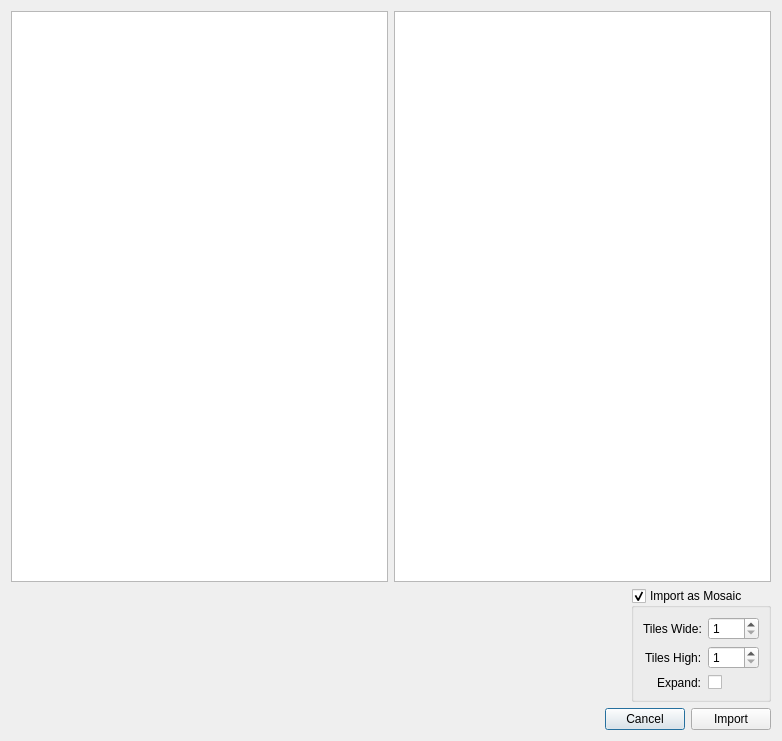
<?xml version="1.0" encoding="UTF-8"?>
<ui version="4.0">
 <class>Dialog</class>
 <widget class="QDialog" name="Dialog">
  <property name="geometry">
   <rect>
    <x>0</x>
    <y>0</y>
    <width>782</width>
    <height>741</height>
   </rect>
  </property>
  <property name="windowTitle">
   <string>Import Image as Map</string>
  </property>
  <layout class="QVBoxLayout" name="verticalLayout">
   <item>
    <layout class="QHBoxLayout" name="horizontalLayout_3">
     <item>
      <widget class="QGraphicsView" name="imageGraphicsView"/>
     </item>
     <item>
      <widget class="QGraphicsView" name="previewGraphicsView"/>
     </item>
    </layout>
   </item>
   <item>
    <layout class="QHBoxLayout" name="horizontalLayout_2">
     <item>
      <spacer name="horizontalSpacer_2">
       <property name="orientation">
        <enum>Qt::Horizontal</enum>
       </property>
       <property name="sizeHint" stdset="0">
        <size>
         <width>40</width>
         <height>20</height>
        </size>
       </property>
      </spacer>
     </item>
     <item>
      <widget class="QGroupBox" name="importAsMosaicGroup">
       <property name="title">
        <string>Import as Mosaic</string>
       </property>
       <property name="checkable">
        <bool>true</bool>
       </property>
       <layout class="QFormLayout" name="formLayout">
        <property name="labelAlignment">
         <set>Qt::AlignRight|Qt::AlignTrailing|Qt::AlignVCenter</set>
        </property>
        <item row="0" column="0">
         <widget class="QLabel" name="label">
          <property name="text">
           <string>Tiles Wide:</string>
          </property>
         </widget>
        </item>
        <item row="0" column="1">
         <widget class="QSpinBox" name="tilesWideSpinbox">
          <property name="minimum">
           <number>1</number>
          </property>
         </widget>
        </item>
        <item row="1" column="0">
         <widget class="QLabel" name="label_2">
          <property name="text">
           <string>Tiles High:</string>
          </property>
         </widget>
        </item>
        <item row="1" column="1">
         <widget class="QSpinBox" name="tilesHighSpinbox">
          <property name="minimum">
           <number>1</number>
          </property>
         </widget>
        </item>
        <item row="2" column="0">
         <widget class="QLabel" name="label_3">
          <property name="text">
           <string>Expand:</string>
          </property>
         </widget>
        </item>
        <item row="2" column="1">
         <widget class="QCheckBox" name="expandImageCheckbox">
          <property name="text">
           <string/>
          </property>
         </widget>
        </item>
       </layout>
      </widget>
     </item>
    </layout>
   </item>
   <item>
    <layout class="QHBoxLayout" name="horizontalLayout">
     <item>
      <spacer name="horizontalSpacer">
       <property name="orientation">
        <enum>Qt::Horizontal</enum>
       </property>
       <property name="sizeHint" stdset="0">
        <size>
         <width>40</width>
         <height>20</height>
        </size>
       </property>
      </spacer>
     </item>
     <item>
      <widget class="QPushButton" name="pushButton_2">
       <property name="text">
        <string>Cancel</string>
       </property>
      </widget>
     </item>
     <item>
      <widget class="QPushButton" name="pushButton">
       <property name="text">
        <string>Import</string>
       </property>
      </widget>
     </item>
    </layout>
   </item>
  </layout>
 </widget>
 <resources/>
 <connections/>
</ui>
